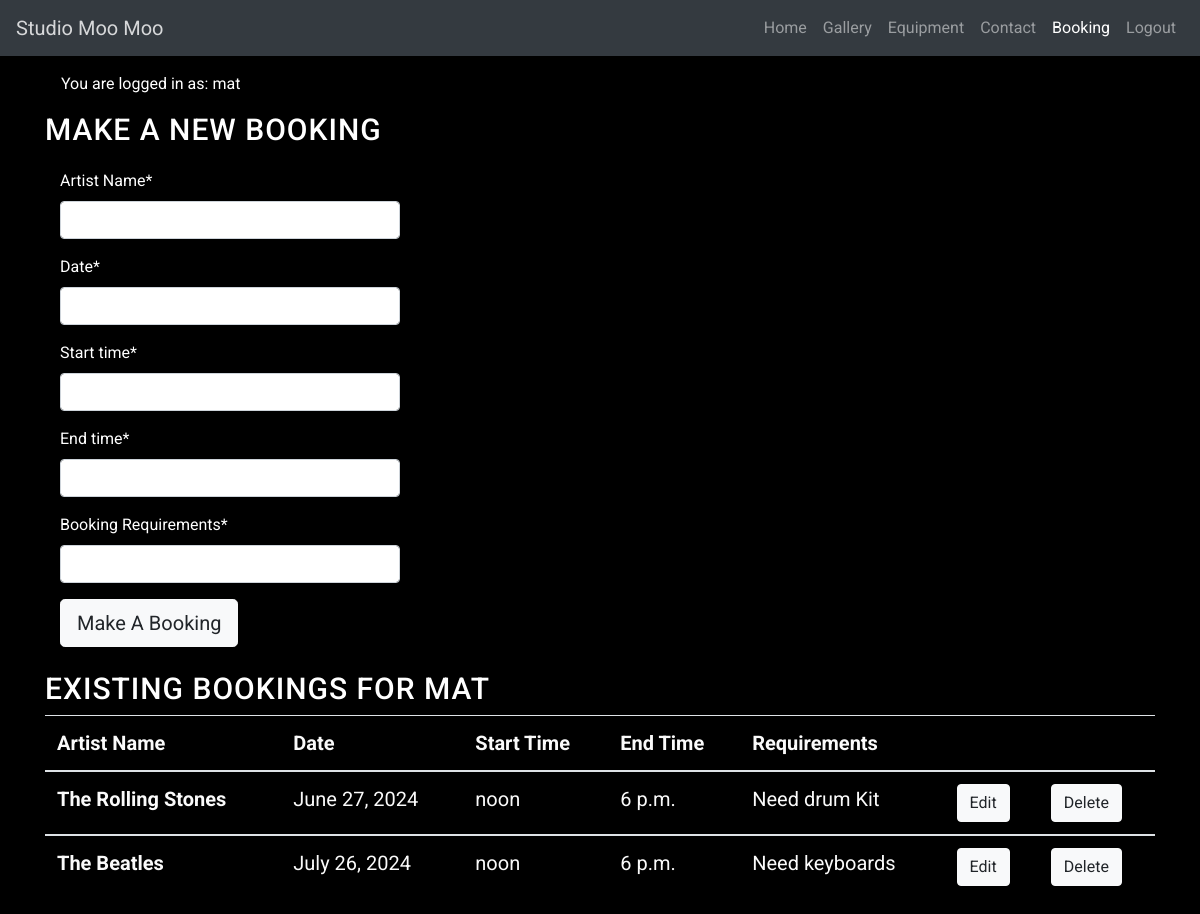
/my_bookings/ (signed in), run on an earlier commit of the app's database.
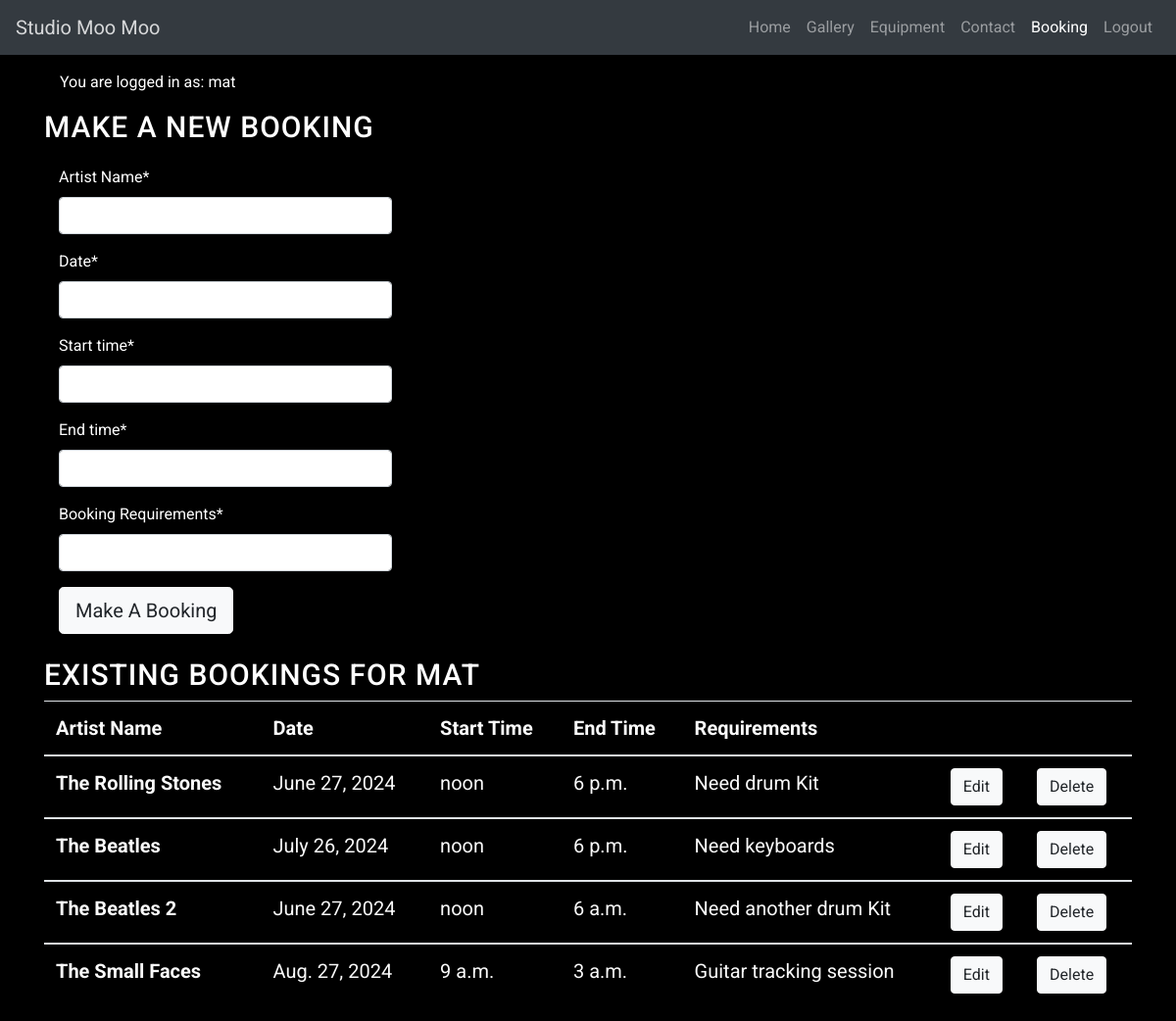
And on a later commit of the database.
### booking/models.py (models this page shows, shortened)
class Booking(models.Model):
    user = models.ForeignKey(User, on_delete=models.CASCADE)
    Artist_Name = models.CharField(max_length=30)
    Date = models.DateField()
    start_time = models.TimeField()
    end_time = models.TimeField()
    Booking_Requirements = models.CharField(max_length=700)

### booking/views.py (the view)
# urls.py: path('my_bookings/', views.my_bookings, name='my_bookings'),
def my_bookings(request):
    bookings = Booking.objects.filter(user=request.user)
    booking_form = BookingForm()
    if request.method == "POST":
        booking_form = BookingForm(data=request.POST)
        if booking_form.is_valid():
            booking = booking_form.save(commit=False)
            booking.user = request.user
            booking.save()
    return render(
        request,
        "booking/booking_list.html",
        {
            'bookings': bookings,
            'booking_form' : booking_form,
        },
    )

### booking/forms.py
class BookingForm(forms.ModelForm):
    class Meta:
        model = Booking
        fields = ('Artist_Name','Date','start_time','end_time','Booking_Requirements')

### booking/templates/booking/booking_list.html (shortened to what this page needs)
{% extends "base.html" %} {% block title %} Studio Moo Moo {% endblock %}
{% load static %}
{% load crispy_forms_tags %}
{% block content %}
<body>
    <main class="flex-shrink-0 main-bg">
        {% if user.is_authenticated %}
        <p class="text-end m-3">You are logged in as: {{ user }}</p>
        {% else %}
        <p class="text-end m-3">You are not logged in</p>
        {% endif %}
    <div>
        <h1>Make a new Booking</h1>
        <div class="col-md-4 mb-4 mt-3">
          <div>
            {% if user.is_authenticated %}
            <form id="bookingForm" method="post"
              style="margin-top: 1.3em;">
              {{ booking_form | crispy }}
              <button id="BookingButton" type="submit"
                class="btn btn-lg btn-light">Make A Booking</button>
            </form>
            {% else %}
            <p>Log in to make a booking</p>
            {% endif %}
          </div>
        </div>
    </div>
    <div>
        <h1>Existing bookings for {{ user }}</h1>
    </div>
    <table class="table">
        <thead>
          <tr>
            <th scope="col">Artist Name</th>
            <th scope="col">Date</th>
            <th scope="col">Start Time</th>
            <th scope="col">End Time</th>
            <th scope="col">Requirements</th>
            <th></th>
            <th></th>
          </tr>
        </thead>
        {% for bookings in bookings %}
        <tbody>
          <tr>
            <th scope="row">{{ bookings.Artist_Name }}</th>
            <td>{{ bookings.Date }}</td>
            <td>{{ bookings.start_time }}</td>
            <td>{{ bookings.end_time }}</td>
            <td>{{ bookings.Booking_Requirements }}</td>
            <td>{% if user.is_authenticated %}
              <button class="btn btn-light btn-edit" comment_id="{{ booking.id }}">Edit</button>
              {% endif %}</td>
            <td><button type="button" class="btn btn-light btn-delete" booking_id="{{ booking.id }}">Delete</button></td>
          </tr>
        {% endfor %}
        </tbody>
      </table>
    </div>
</body>
</html>
{% endblock %}

### templates/base.html (shortened to what this page needs)
{% load static %}
{% url 'home' as home_url %}
{% url 'account_login' as login_url %}
{% url 'account_signup' as signup_url %}
{% url 'account_logout' as logout_url %}
<!DOCTYPE html>
<html lang="en">
<head>
  <link rel="stylesheet" href="https://stackpath.bootstrapcdn.com/bootstrap/4.3.1/css/bootstrap.min.css"
    rel="stylesheet" />
  <link rel="stylesheet" type="text/css" href="{% static 'css/style.css' %}">
</head>
<body>
  <nav class="navbar navbar-custom navbar-expand-lg navbar-dark bg-dark">
    <a class="navbar-brand" href="#">Studio Moo Moo</a>
    <div class="collapse navbar-collapse" id="navbarSupportedContent">
      <ul class="navbar-nav ml-auto">
        <li class="nav-item">
          <a class="nav-link" href="{% url 'home' %}">Home</a>
        </li>
        <li class="nav-item">
          <a class="nav-link" href="#">Gallery</a>
        </li>
        <li class="nav-item">
          <a class="nav-link" href="#">Equipment</a>
        </li>
        <li class="nav-item">
          <a class="nav-link" href="#">Contact</a>
        </li>
        <li class="nav-item active">
          <a class="nav-link" href="{% url 'booking' %}">Booking <span class="sr-only">(current)</span></a>
        </li>
        {% if user.is_authenticated %}
        <li class="nav-item">
          <a class="nav-link {% if request.path == logout_url %}active{% endif %}" aria-current="page"
            href="{% url 'account_logout' %}">Logout</a>
        </li>
        {% else %}
        <li class="nav-item">
          <a class="nav-link {% if request.path == login_url %}active{% endif %}" aria-current="page"
            href="{% url 'account_login' %}">Client Portal</a>
        </li>
        {% endif %}
      </ul>
    </div>
  </nav>
  <div class="container">{% block content %}
    {% endblock %}</div>
</body>
</html>

### static/css/style.css (style rules this page uses)
body { min-height: 100vh; display: flex; flex-direction: column; background-color: #000000; color: #ffffff; font-family: 'roboto', Lucida Sans, monospace; }
h1, h2 { font-family: 'roboto', 'Lucida Sans'; font-size: 30px; color: #ffffff; text-transform: uppercase; letter-spacing: 1px; }
.navbar-custom { background-color: black; }
.navbar-custom { background-color: #ff5500; }
.navbar-custom .navbar-brand, .navbar-custom .navbar-text { color: rgba(255,255,255,.8); }
.navbar-custom .navbar-nav .nav-link { color: rgba(255,255,255,.5); }
.navbar-custom .nav-item.active .nav-link, .navbar-custom .nav-item:focus .nav-link, .navbar-custom .nav-item:hover .nav-link { color: #ffffff; }
.table { font-family: 'roboto', 'Lucida Sans'; font-size: 20px; color: #fafafa; }

What changed in the data, as far as the page shows it:
added Booking: Artist_Name "The Beatles 2", Date "June 27, 2024", start_time "noon", end_time "6 a.m.", Booking_Requirements "Need another drum Kit"
added Booking: Artist_Name "The Small Faces", Date "Aug. 27, 2024", start_time "9 a.m.", end_time "3 a.m.", Booking_Requirements "Guitar tracking session"
